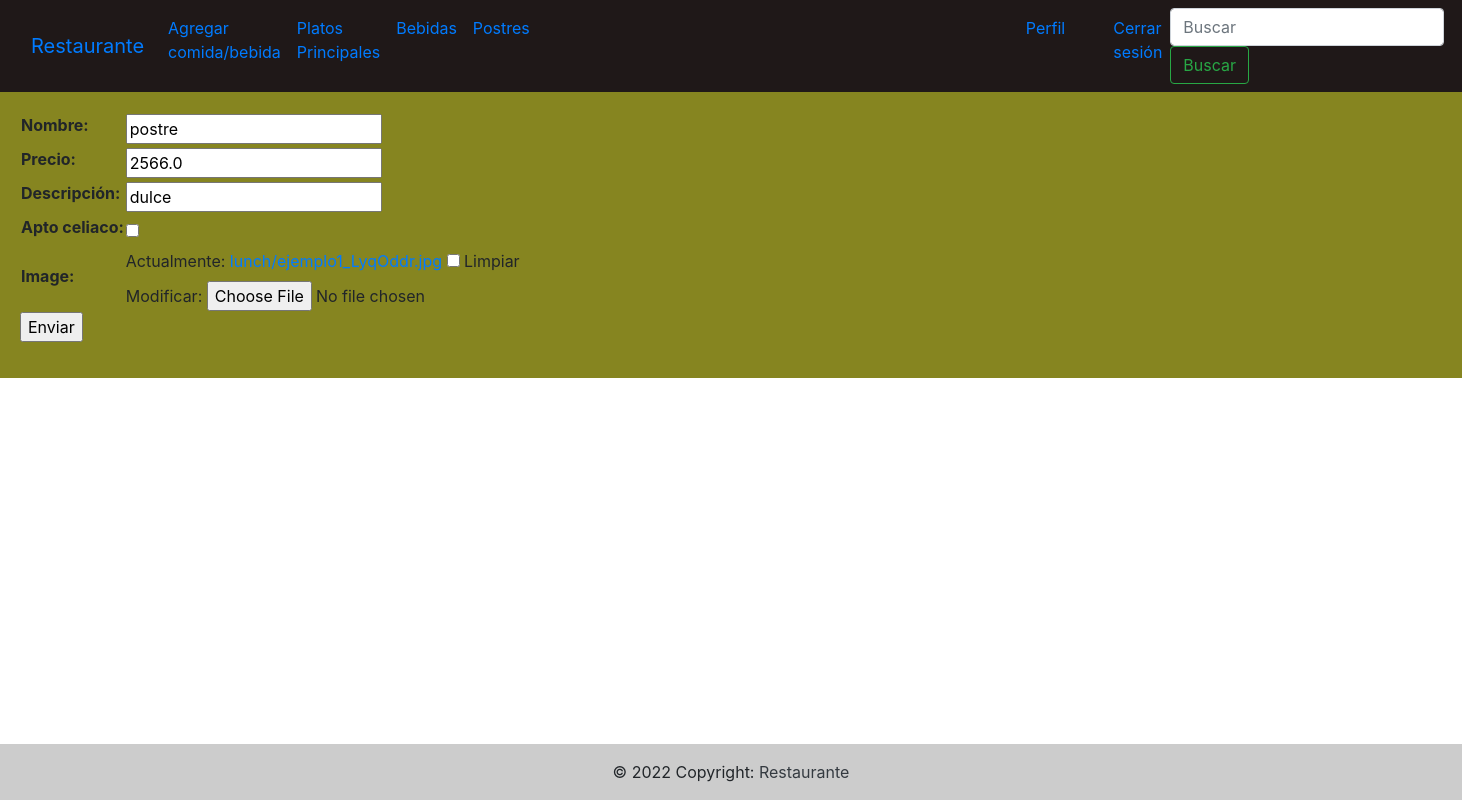
The app's page /lunch/update_dessert/4/ (signed in), older data.
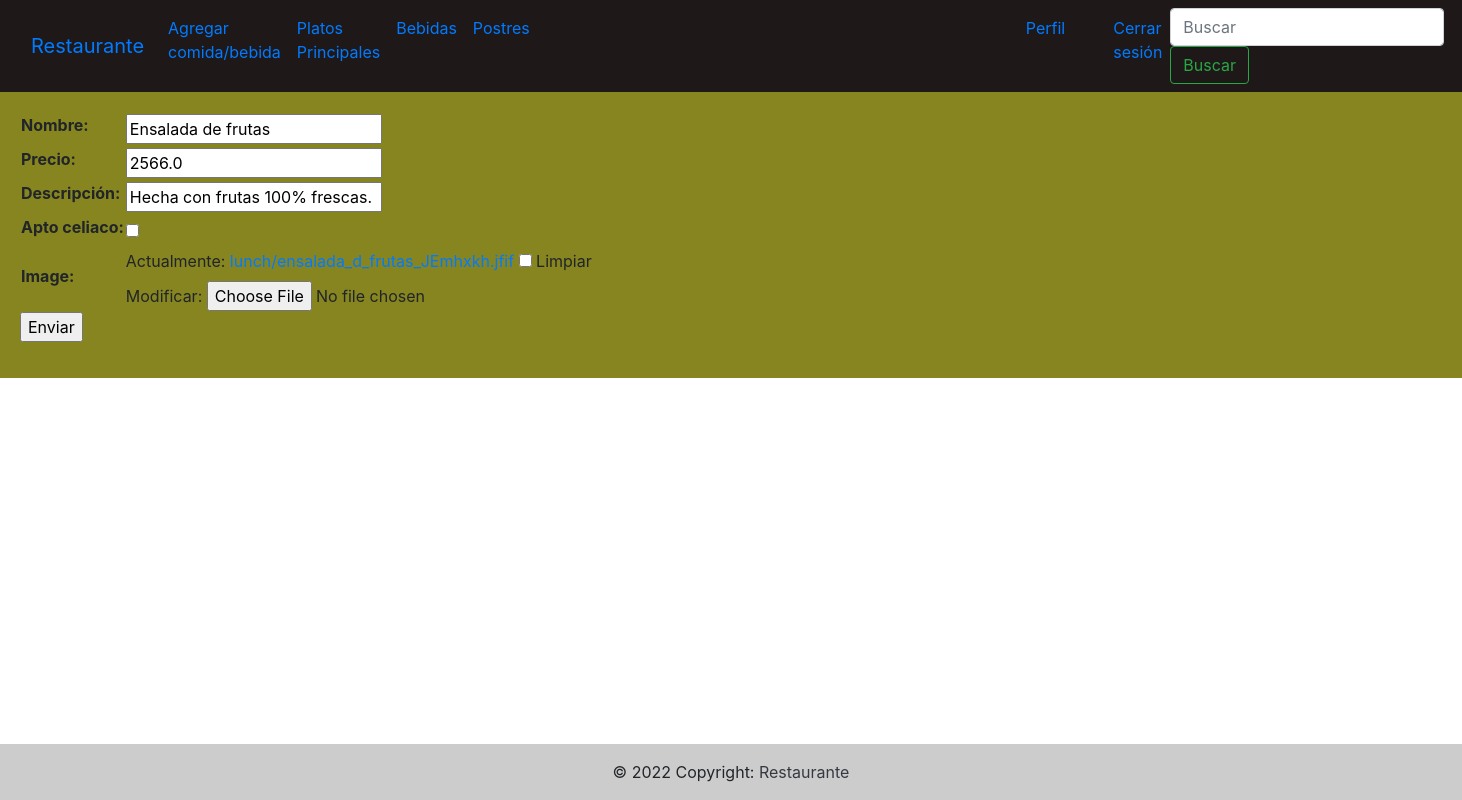
The same page, newer data.
### lunch/models.py (models this page shows, shortened)
class dessert(models.Model):
    name = models.CharField(max_length=40)
    price = models.FloatField()
    description = models.CharField(max_length=200, blank=True, null=True)
    celiac = models.BooleanField()
    image = models.ImageField(upload_to='lunch/', blank=True, null=True)

### lunch/views.py (the view)
# urls.py: path("update_dessert/<int:pk>/", update_dessert, name="update_dessert"),
@login_required
def update_dessert(request, pk):
    if request.user.is_superuser:
        if request.method == "POST":
            form = Formulario_dessert(request.POST, request.FILES)
            if form.is_valid():
                desserts = dessert.objects.get(id=pk)
                desserts.name = form.cleaned_data['name']
                desserts.price = form.cleaned_data['price']
                desserts.description = form.cleaned_data['description']
                desserts.image = form.cleaned_data ['image']
                desserts.save()
                return redirect(desserts_list)
        elif request.method == "GET":
            desserts = dessert.objects.get(id=pk)
            form = Formulario_dessert(initial={
                                            "name":desserts.name,
                                            "price":desserts.price,
                                            "description":desserts.description,
                                            "image":desserts.image})
            context = {"form":form}
            return render(request, "desserts/update_dessert.html", context=context)
    return redirect("login")

### lunch/forms.py
class Formulario_dessert(forms.Form):
    name = forms.CharField(max_length=40, label= "Nombre")
    price = forms.FloatField(label="Precio")
    description = forms.CharField(max_length=200, label= "Descripción")
    celiac = forms.BooleanField(required=False, label="Apto celiaco")
    image = forms.ImageField(required=False)

### templates/desserts/update_dessert.html (shortened to what this page needs)
{% extends 'base.html' %}
{% block contenido_que_cambia %}
<div class="card-body" style="background-color:rgb(134, 133, 32)">
<form action="" method="POST" enctype="multipart/form-data">
<table>
{{form.as_table}}
</table>
<p><input type="submit"value="Enviar"></p>
</form>
</div>
{% endblock %}

Row changes from the older to the newer data that the page shows:
changed dessert: name "postre" → "Ensalada de frutas"; description "dulce" → "Hecha con frutas 100% frescas."
Text that changed along with them:
text no longer shown: "Nombre: Precio: Descripción: Apto celiaco: Image: Actualmente: lunch/ejemplo1_LyqOddr.jpg Limpiar Modificar:"
text now shown: "Nombre: Precio: Descripción: Apto celiaco: Image: Actualmente: lunch/ensalada_d_frutas_JEmhxkh.jfif Limpiar Modificar:"
